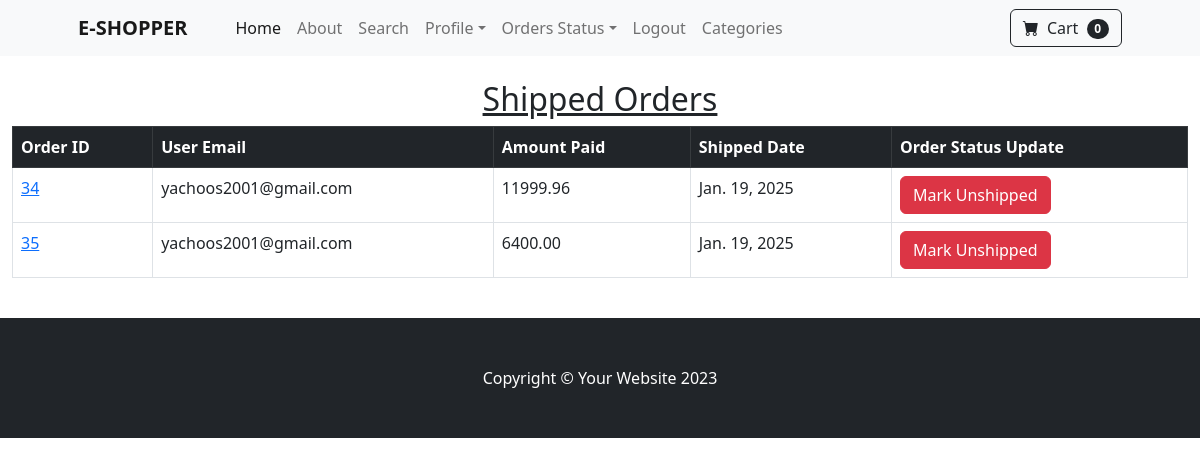
/payments/shipped_dash (signed in), run on the app's committed database.
### payments/models.py (models this page shows, shortened)
class Order(models.Model):
    user =models.ForeignKey(User,on_delete=models.CASCADE,null=True,blank=True)
    full_name =models.CharField(max_length=200)
    email =models.EmailField(max_length=200)
    shipping_address =models.TextField()
    amount_paid =models.DecimalField(max_digits=10,decimal_places=2)
    date_ordered =models.DateField(auto_now_add=True)
    shipped =models.BooleanField(default=False)
    date_shipped = models.DateTimeField(null=True,blank=True)

### payments/views.py (the view, shortened to what this page needs)
# urls.py: path('shipped_dash',views.shipped_dash,name='shipped_dash'),
def shipped_dash(request):
    if request.user.is_authenticated and request.user.is_superuser:
        orders =Order.objects.filter(shipped=True)
        return render(request,'shipped_dash.html',{"orders":orders})
    else:
        messages.success(request,"Access Denied")
        return redirect('home')

### cart/cart.py (called while the page is built)
    def __len__(self):
        return len(self.cart)

### cart/context_processors.py (called while the page is built)
def cart(request):
    return{'cart':Cart(request)}

### payments/templates/shipped_dash.html (shortened to what this page needs)
{% extends 'base.html' %}
{% block content %}
        <div class="row d-flex justify-content-center">
                <div class=" p-4">
                    <h2 class="text-center "><u>Shipped Orders</u></h2>
                    <table class="table table-bordered">
                        <thead class=" table-dark">
                          <tr>
                            <th scope="col">Order ID</th>
                            <th scope="col">User Email</th>
                            <th scope="col">Amount Paid</th>
                            <th scope="col">Shipped Date</th>
                            <th scope="col">Order Status Update</th>
                          </tr>
                        </thead>
                        <tbody>
                          {% for order in orders %}
                          <tr>
                            <td><a href="{% url 'orders' order.id %}">{{ order.id }}</a></td>
                            <td>{{ order.email }}</td>
                            <td>{{ order.amount_paid }}</td>
                            <td>{{ order.date_shipped.date }}</td>
                            <td>
                              <form action="" method="POST">
                                <button type="submit" class="btn btn-danger">Mark Unshipped</button>
                              </form>
                            </td>
                          </tr>
                          {% endfor %}
                        </tbody>
                      </table>
        </div>
{% endblock %}

### data on the page
Order: id "34", email "yachoos2001@gmail.com", amount_paid "11999.96", date_shipped "Jan. 19, 2025"
Order: id "35", email "yachoos2001@gmail.com", amount_paid "6400.00", date_shipped "Jan. 19, 2025"

### other printed values
{{ cart|length }} "0"
